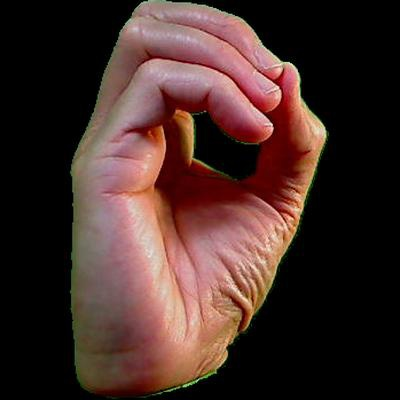
#> input picture asl_dataset/0/Sign 0 (232).jpeg, 400 x 400 px, found by its file name; its folder holds only this picture in this run
$ jupyter execute --allow-errors svm_train.ipynb
#> lines starting #> are read from the running program, lines starting #| are printed output that depends on the picture
BASELINE MODEL USING SUPPORT VECTOR MACHINE (SVM) USING HOG (Histogram of Oriented Gradients) FEATURES (GOOD AT EDGE ORIENTATION)

SECTION 1: IMPORT

[cell 1]
import numpy as np
import pandas as pd
import matplotlib.pyplot as plt
import seaborn as sns
import time
from sklearn.svm import SVC
from sklearn.preprocessing import StandardScaler
from sklearn.metrics import classification_report, confusion_matrix, accuracy_score
from skimage.feature import hog
from skimage import exposure
import cv2
import os
import warnings
warnings.filterwarnings('ignore')

SECTION 2: CONFIGURATION

[cell 2]
DATASET_PATH = '../asl_dataset'
IMG_SIZE = 64
NUM_CLASSES = 36

CLASS_NAMES = [str(i) for i in range(10)] + [chr(i) for i in range(65, 91)]
# str(i) converts num in range(10) to string ['0','1',...]
# char(i) ng converts ASCII codes in range(65-91) to string (ASCII code for 'A' is 65, 'Z' 90)
# this way is less flexible

# Feature extraction method
FEATURE_METHOD = 'HOG' # THEN LETS TRY FLATTEN

print(f"\nConfiguration:")
print(f"  Dataset: {DATASET_PATH}")
print(f"  Image size: {IMG_SIZE}x{IMG_SIZE}")
print(f"  Feature method: {FEATURE_METHOD}")
print(f"  Classes: {NUM_CLASSES}")

SECTION 3: DATASET LOADING

[cell 3]
def load_dataset(dataset_path, img_size):
#> called with dataset_path = '../asl_dataset', img_size = 64
    images = []
    labels = []

    for class_idx, class_name in enumerate(CLASS_NAMES):
        class_path = os.path.join(dataset_path, class_name)

        if not os.path.exists(class_path):
            print(f"Warning: Folder '{class_name}' not found!")
            continue

        image_files = [f for f in os.listdir(class_path) if f.lower().endswith(('.png', '.jpg', '.jpeg'))]

        for img_file in image_files:
            img_path = os.path.join(class_path, img_file)
            img = cv2.imread(img_path)
#> img is the input picture: shape (400, 400, 3); mean B, G, R 40.7, 45.3, 68.7

            if img is None:
                continue

            img = cv2.cvtColor(img, cv2.COLOR_BGR2RGB)
            img = cv2.resize(img, (img_size, img_size))
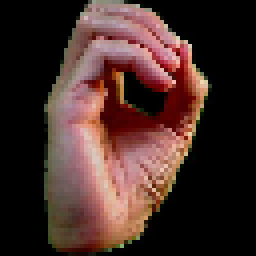
#> img: shape (64, 64, 3) (shown 4 times larger); mean R, G, B 68.6, 45.1, 40.6

            images.append(img)
            labels.append(class_idx)
#> pass 2 of the loop in load_dataset, `for class_idx, class_name in enumerate(CLASS_NAMES):`:
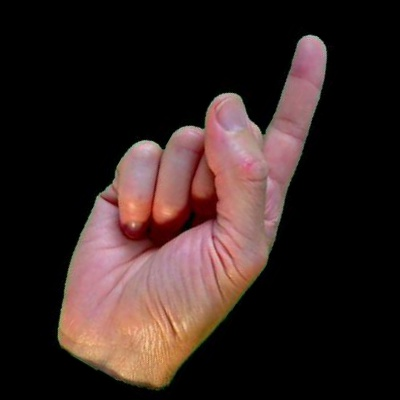
#> input picture asl_dataset/1/Sign 1 (20).jpeg, 400 x 400 px, found by its file name
#> in load_dataset, img is the input picture: shape (400, 400, 3); mean B, G, R 32.8, 35, 50.5
#> in load_dataset, `img = cv2.resize(img, (img_size, img_size))`:
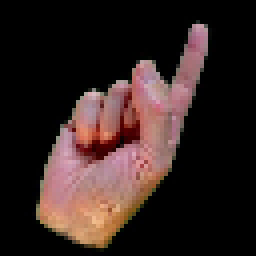
#> img: shape (64, 64, 3) (shown 4 times larger); mean R, G, B 50.5, 34.9, 32.7

    images = np.array(images, dtype='float32')
    labels = np.array(labels)

    print(f"✓ Loaded {len(images)} images")

    return images, labels

X, y = load_dataset(DATASET_PATH, IMG_SIZE)

# Normalize
X = X / 255.0

# Split 0.8/0.1/0.1
from sklearn.model_selection import train_test_split

#> (the rest of this cell did not finish here and is left out)
